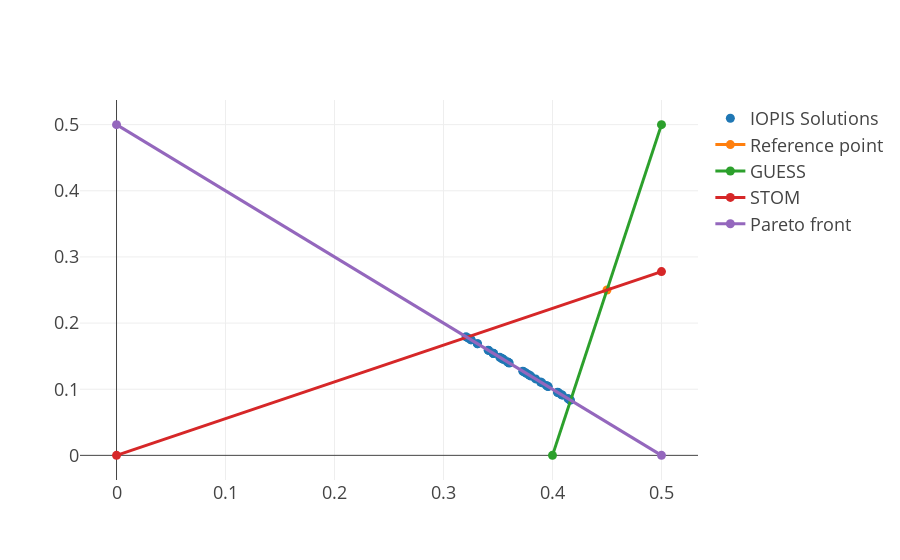

Source (notebook cell):
### Code cell
iopis_solutions = go.Scatter(
    x=evolver.population.objectives[:, 0],
    y=evolver.population.objectives[:, 1],
    name="IOPIS Solutions",
    mode="markers"
)

refp = go.Scatter(
    x=preference["reference point"][:,0],
    y=preference["reference point"][:,1],
    name="Reference point"
)

# Some maths magic to draw a line connecting the ideal point and the reference point
# Represents the STOM scalarization function
temp = max((nadir- preference["reference point"][0])/(ideal-preference["reference point"][0]))
end = preference["reference point"][0] + temp * (ideal - preference["reference point"][0])
stom = go.Line(
    x=[ideal[0], end[0]],
    y=[ideal[1], end[1]],
    name="STOM",
)

# Some maths magic to draw a line connecting the nadir point and the reference point
# Represents the GUESS scalarization function
temp = max((ideal- preference["reference point"][0])/(nadir-preference["reference point"][0]))
end = preference["reference point"][0] + temp * (nadir - preference["reference point"][0])
guess = go.Line(
    x=[nadir[0], end[0]],
    y=[nadir[1], end[1]],
    name="GUESS",
)

pareto = go.Line(
    x=[0, 0.5],
    y=[0.5, 0],
    name="Pareto front",
)
go.Figure([iopis_solutions, refp, guess, stom, pareto])

### Figure 1 — Plotly figure (JSON) as saved in the notebook; plotly's stock layout.template omitted (floating-point values rounded to 4 significant figures)
{"data": [{"mode": "markers", "name": "IOPIS Solutions", "type": "scatter", "x": [0.3761, 0.3961, 0.405, 0.3845, 0.4165, 0.3455, 0.3956, 0.3228, 0.3943, 0.3417, 0.3753, 0.3312, 0.3591, 0.341, 0.3596, 0.3254, 0.3786, 0.408, 0.4157, 0.3536, 0.3537, 0.3311, 0.3727, 0.3252, 0.3455, 0.3551, 0.4047, 0.4155, 0.3891, 0.346, 0.3207, 0.3733, 0.409, 0.3517, 0.3603, 0.3904, 0.3584, 0.3802, 0.4142, 0.4048], "y": [0.1239, 0.104, 0.09506, 0.1156, 0.0835, 0.1545, 0.1044, 0.1772, 0.1058, 0.1584, 0.1247, 0.1688, 0.141, 0.159, 0.1404, 0.1746, 0.1215, 0.092, 0.08434, 0.1464, 0.1463, 0.1689, 0.1273, 0.1748, 0.1545, 0.145, 0.09539, 0.08451, 0.111, 0.1541, 0.1793, 0.1267, 0.09103, 0.1483, 0.1397, 0.1096, 0.1417, 0.1198, 0.08581, 0.09518]}, {"name": "Reference point", "type": "scatter", "x": [0.45], "y": [0.25]}, {"name": "GUESS", "type": "scatter", "x": [0.5, 0.4], "y": [0.5, 0]}, {"name": "STOM", "type": "scatter", "x": [0, 0.5], "y": [0, 0.2778]}, {"name": "Pareto front", "type": "scatter", "x": [0, 0.5], "y": [0.5, 0]}], "layout": {}}
